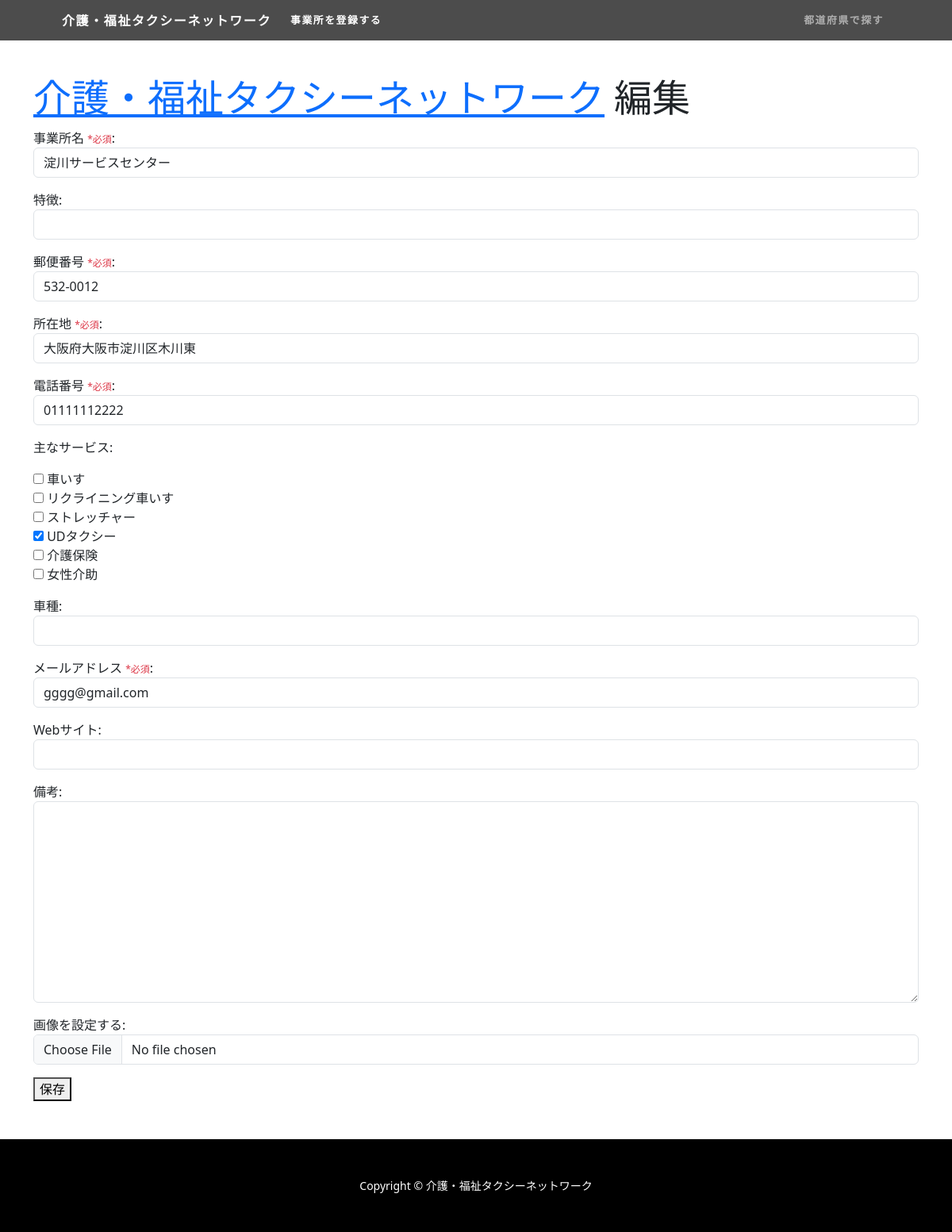
Page /edit_registration/9/ on the committed database.
### caretaxi/models.py (models this page shows, shortened)
class Registration(models.Model):
    REUSE_CHOICES = [
        ('未', '未'),
        ('済', '済'),
    ]
    business_name = models.CharField(max_length=999)
    features = models.CharField(max_length=999)
    postal_code = models.CharField('郵便番号', max_length=8)
    location = models.CharField(max_length=999)
    tel = models.CharField(max_length=16)
    carmodel = models.CharField(max_length=999)
    email = models.EmailField()
    siteurl = models.CharField(max_length=999)
    message = models.TextField()
    main_image = models.ImageField(upload_to='registration_images/', null=True, blank=True)
    created_at = models.DateTimeField(auto_now_add=True)
    genres = models.CharField(max_length=999, blank=True, null=True)

### caretaxi/views.py (the view, shortened to what this page needs)
# urls.py: path('edit_registration/<int:registration_id>/', EditRegistrationView.as_view(), name='edit_registration'),
class EditRegistrationView(View):
    template_name = 'edit_registration.html'
    def get(self, request, registration_id):
        registration = get_object_or_404(Registration, id=registration_id)
        form = RegistrationForm(instance=registration)
        genres_initial = form.initial['genres']
        genres_list = eval(genres_initial) if genres_initial else [] # genres_list のデータ型が正しくリスト (<class 'list'>) に変換された。これでチェックボックスにチェックが入った状態で編集画面が表示されるようになった。
        form.fields['genres'].widget.choices = form.fields['genres'].choices
        form.initial['genres'] = genres_list
        return render(request, self.template_name, {'form': form, 'registration': registration})

### caretaxi/templates/edit_registration.html (shortened to what this page needs)
{% extends 'base1.html' %}
{% block active_registration %}active{% endblock %}
{% block contents %}
    <div class="container">
        <div class="my-div-style">
        <h1 class="display-5">
            <a href="{% url 'caretaxi:registration_list' %}">介護・福祉タクシーネットワーク</a> 編集
        </h1>
        <form method="post" enctype="multipart/form-data">
            {{ form.as_p }}
            <button type="submit">保存</button>
        </form>
        </div>
    </div>
{% endblock %}

### static/template_pattern1/css/mystyle.css (style rules this page uses)
body, #wrapper { display: flex; flex-direction: column; min-height: 100vh; }
.my-div-style { margin-top: 6rem; }
.text-danger { font-size: 12px; }

### rows in the picture
Registration: business_name "淀川サービスセンター", postal_code "532-0012", location "大阪府大阪市淀川区木川東", tel "01111112222", genres "☐ ☐ ☐ ☑ ☐ ☐", email "gggg@gmail.com"
